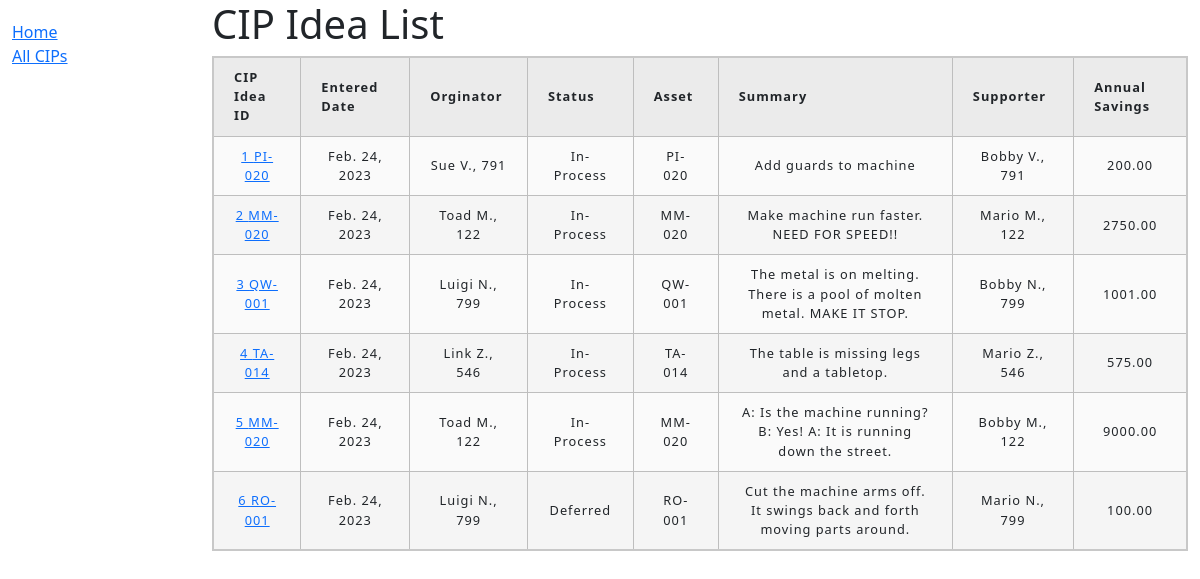
Page /catalog/cips/ on the committed database.
### catalog/models.py (models this page shows, shortened)
class cipIdea(models.Model):
    originator = models.ForeignKey(Associate, on_delete=models.PROTECT, related_name='originator')
    entered_date = models.DateField(auto_now_add=True)
    assets = models.ForeignKey(Asset, on_delete=models.PROTECT, help_text="Enter the asset related to the CIP Idea", null=True)
    status = models.ForeignKey(Status, on_delete=models.PROTECT)
    completed_date = models.DateField(blank=True, null=True)
    summary = models.TextField( help_text="Enter the summary of the CIP idea")
    eng_support = models.ForeignKey(Associate, on_delete=models.PROTECT, related_name='supporter')
    annual_savings = models.DecimalField(max_digits=8, decimal_places=2)
    def get_absolute_url(self):
        return reverse('cip-detail', args=[str(self.id)])

class Asset(models.Model):
    asset_num = models.CharField(max_length=20, help_text='Enter the asset number', unique=True)
    dept = models.ForeignKey('Dept', on_delete=models.PROTECT, null=True, blank=False)
    def __str__(self):
        return self.asset_num

class Associate(models.Model):
    emp_id = models.PositiveIntegerField(help_text='Enter the employees ID number', unique=True)
    first_name = models.CharField(max_length=30, help_text="Enter in the associate's first name")
    last_name = models.CharField(max_length=30, help_text="Enter in the associate's last name",
                                 blank=True, null=True)
    dept = models.ForeignKey('Dept', on_delete=models.PROTECT, null=True)

class Status(models.Model):
    WORK_STATUS = (
        ('i', 'In-Process'),
        ('c', 'Completed'),
        ('d', 'Deferred'),
    )
    status = models.CharField(
        max_length=1,
        choices=WORK_STATUS,
        blank=False,
        default='i',
        help_text='Enter a status for CIP',
    )

### catalog/views.py (the view)
# urls.py: path('cips/', views.CIPListView.as_view(), name='cips'),
class CIPListView(generic.ListView):
    model = cipIdea
    context_object_name = 'cip_list'   # your own name for the list as a template variable

### catalog/templates/catalog/cipidea_list.html
{% extends "base_generic.html" %}
{% block content %}
  <h1>CIP Idea List</h1>
  {% if cip_list %}
  <table>
    <tr>
        <th>CIP Idea ID</th>
        <th>Entered Date</th>
        <th>Orginator</th>
        <th>Status</th>
        <th>Asset</th>
        <th>Summary</th>
        <th>Supporter</th>
        <th>Annual Savings</th>
    </tr>
    {% for cipIdea in cip_list %}
            <tr>
                <td><a href="{{ cipIdea.get_absolute_url }}">{{ cipIdea.id }} {{ cipIdea.assets.asset_num }} </a></td>
                <td>{{ cipIdea.entered_date}}</td>
                <td>{{ cipIdea.originator.first_name}} {{ cipIdea.originator.last_name}}, {{ cipIdea.originator.emp_id}}</td>
                <td>{{ cipIdea.status.get_status_display }}</td>
                <td>{{ cipIdea.assets}}</td>
                <td>{{ cipIdea.summary }}</td>
                <td>{{ cipIdea.eng_support.first_name}} {{ cipIdea.originator.last_name}}, {{ cipIdea.originator.emp_id }}</td>
                <td>{{ cipIdea.annual_savings}}</td>
            </tr>
    {% endfor %}
    </table>
  {% else %}
    <p>There are no CIP ideas at the time.</p>
  {% endif %}
{% endblock %}

### catalog/templates/base_generic.html (shortened to what this page needs)
<!DOCTYPE html>
<html lang="en">
<head>
  <link href="https://cdn.jsdelivr.net/npm/bootstrap@5.1.3/dist/css/bootstrap.min.css" rel="stylesheet">
  {% load static %}
  <link rel="stylesheet" href="{% static 'css/styles.css' %}">
</head>
<body>
  <div class="container-fluid">
    <div class="row">
      <div class="col-sm-2">
      {% block sidebar %}
        <ul class="sidebar-nav">
          <li><a href="{% url 'index' %}">Home</a></li>
          <li><a href="{% url 'cips' %}">All CIPs</a></li>
        </ul>
     {% endblock %}
      </div>
      <div class="col-sm-10 ">{% block content %}{% endblock %}</div>
    </div>
  </div>
</body>
</html>

### catalog/static/css/styles.css (style rules this page uses)
.sidebar-nav { margin-top: 20px; padding: 0; list-style: none; }
table { border-collapse: collapse; border: 2px solid rgb(200,200,200); letter-spacing: 1px; font-size: 0.8rem; }
td, th { border: 1px solid rgb(190,190,190); padding: 10px 20px; }
th { background-color: rgb(235,235,235); }
td { text-align: center; }
tr:nth-child(even) td { background-color: rgb(250,250,250); }
tr:nth-child(odd) td { background-color: rgb(245,245,245); }

### rows in the picture
cipIdea: id "1", assets.asset_num "PI-020", entered_date "Feb. 24, 2023", originator.first_name "Sue", originator.last_name "V.", originator.emp_id "791", status.status "In-Process", assets "PI-020", summary "Add guards to machine", eng_support.first_name "Bobby", annual_savings "200.00"
cipIdea: id "2", assets.asset_num "MM-020", entered_date "Feb. 24, 2023", originator.first_name "Toad", originator.last_name "M.", originator.emp_id "122", status.status "In-Process", assets "MM-020", summary "Make machine run faster. NEED FOR SPEED!!", eng_support.first_name "Mario", annual_savings "2750.00"
cipIdea: id "3", assets.asset_num "QW-001", entered_date "Feb. 24, 2023", originator.first_name "Luigi", originator.last_name "N.", originator.emp_id "799", status.status "In-Process", assets "QW-001", summary "The metal is on melting. There is a pool of molten metal. MAKE IT STOP.", eng_support.first_name "Bobby", annual_savings "1001.00"
cipIdea: id "4", assets.asset_num "TA-014", entered_date "Feb. 24, 2023", originator.first_name "Link", originator.last_name "Z.", originator.emp_id "546", status.status "In-Process", assets "TA-014", summary "The table is missing legs and a tabletop.", eng_support.first_name "Mario", annual_savings "575.00"
cipIdea: id "5", assets.asset_num "MM-020", entered_date "Feb. 24, 2023", originator.first_name "Toad", originator.last_name "M.", originator.emp_id "122", status.status "In-Process", assets "MM-020", summary "A: Is the machine running? B: Yes! A: It is running down the street.", eng_support.first_name "Bobby", annual_savings "9000.00"
cipIdea: id "6", assets.asset_num "RO-001", entered_date "Feb. 24, 2023", originator.first_name "Luigi", originator.last_name "N.", originator.emp_id "799", status.status "Deferred", assets "RO-001", summary "Cut the machine arms off. It swings back and forth moving parts around.", eng_support.first_name "Mario", annual_savings "100.00"
